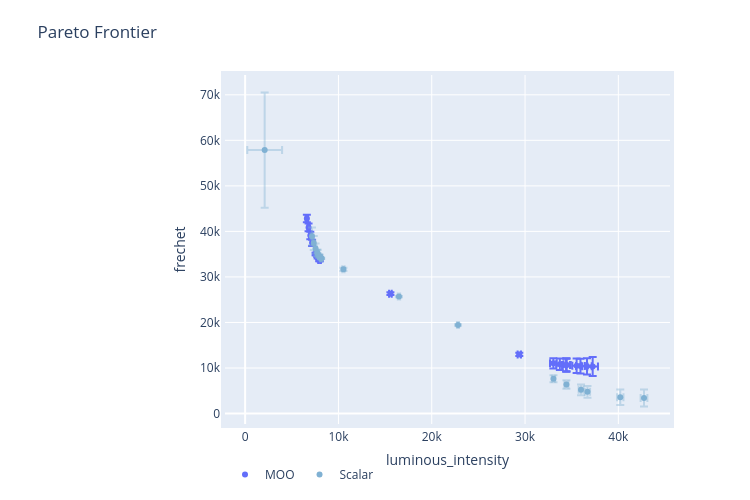

Source (notebook cell):
### Code cell
fig1 = plot_ax_client_sc_ax_client(ax_clients[1], sc_ax_clients[1])

### Figure 1 — Plotly figure (JSON) as saved in the notebook; plotly's stock layout.template omitted (floating-point values rounded to 4 significant figures)
{"data": [{"error_x": {"array": [567.4, 123.9, 179.6, 428.7, 131.6, 129.1, 128.0, 121.7, 130.0, 143.4, 458.6, 428.7, 428.7, 503.5, 473.9, 123.9, 359.6, 393.9, 120.9, 120.9], "color": "rgba(255, 0, 0)", "thickness": 2, "type": "data"}, "error_y": {"array": [2069.0, 294.6, 372.7, 1424.0, 822.4, 818.5, 685.3, 172.7, 870.0, 314.7, 1592.0, 1424.0, 1424.0, 1784.0, 1616.0, 294.6, 1121.0, 1268.0, 234.1, 234.1], "color": "rgba(255, 0, 0)", "thickness": 2, "type": "data"}, "hoverinfo": "text", "legendgroup": "MOO", "marker": {"color": "rgba(255, 0, 0)"}, "mode": "markers", "name": "MOO", "text": ["<b>Parameterization 0</b><br>luminous_intensity: 37248.248 [36680.836, 37815.661]<br>frechet: 10330.976 [8262.395, 12399.557]<br><br><em>Parameterization:</em><br>R: 3<br>G: 37<br>B: 55", "<b>Parameterization 1</b><br>luminous_intensity: 7567.805 [7443.902, 7691.707]<br>frechet: 35038.281 [34743.690, 35332.873]<br><br><em>Parameterization:</em><br>R: 0<br>G: 0<br>B: 40", "<b>Parameterization 2</b><br>luminous_intensity: 29383.311 [29203.707, 29562.916]<br>frechet: 12987.651 [12614.994, 13360.308]<br><br><em>Parameterization:</em><br>R: 0<br>G: 28<br>B: 53", "<b>Parameterization 3</b><br>luminous_intensity: 34427.093 [33998.359, 34855.828]<br>frechet: 10641.228 [9217.293, 12065.163]<br><br><em>Parameterization:</em><br>R: 0<br>G: 35<br>B: 54", "<b>Parameterization 4</b><br>luminous_intensity: 6615.214 [6483.567, 6746.862]<br>frechet: 42832.5 [42010.083, 43654.917]<br><br><em>Parameterization:</em><br>R: 0<br>G: 0<br>B: 35", "<b>Parameterization 5</b><br>luminous_intensity: 6983.372 [6854.239, 7112.505]<br>frechet: 39086.02 [38267.488, 39904.551]<br><br><em>Parameterization:</em><br>R: 0<br>G: 0<br>B: 37", "<b>Parameterization 6</b><br>luminous_intensity: 7174.16 [7046.131, 7302.190]<br>frechet: 37490.297 [36804.949, 38175.644]<br><br><em>Parameterization:</em><br>R: 0<br>G: 0<br>B: 38", "<b>Parameterization 7</b><br>luminous_intensity: 7770.145 [7648.444, 7891.846]<br>frechet: 34228.166 [34055.506, 34400.826]<br><br><em>Parameterization:</em><br>R: 0<br>G: 0<br>B: 41", "<b>Parameterization 8</b><br>luminous_intensity: 6796.966 [6666.974, 6926.957]<br>frechet: 40880.991 [40010.947, 41751.034]<br><br><em>Parameterization:</em><br>R: 0<br>G: 0<br>B: 36", "<b>Parameterization 9</b><br>luminous_intensity: 15568.303 [15424.882, 15711.724]<br>frechet: 26322.077 [26007.355, 26636.798]<br><br><em>Parameterization:</em><br>R: 0<br>G: 10<br>B: 46", "<b>Parameterization 10</b><br>luminous_intensity: 35527.74 [35069.146, 35986.334]<br>frechet: 10470.601 [8878.327, 12062.874]<br><br><em>Parameterization:</em><br>R: 1<br>G: 36<br>B: 54", "<b>Parameterization 11</b><br>luminous_intensity: 34427.093 [33998.359, 34855.828]<br>frechet: 10641.228 [9217.293, 12065.163]<br><br><em>Parameterization:</em><br>R: 0<br>G: 35<br>B: 54", "<b>Parameterization 12</b><br>luminous_intensity: 34427.093 [33998.359, 34855.828]<br>frechet: 10641.228 [9217.293, 12065.163]<br><br><em>Parameterization:</em><br>R: 0<br>G: 35<br>B: 54", "<b>Parameterization 13</b><br>luminous_intensity: 36638.978 [36135.490, 37142.467]<br>frechet: 10370.243 [8585.851, 12154.634]<br><br><em>Parameterization:</em><br>R: 2<br>G: 37<br>B: 54", "<b>Parameterization 14</b><br>luminous_intensity: 35937.535 [35463.655, 36411.415]<br>frechet: 10428.824 [8812.415, 12045.232]<br><br><em>Parameterization:</em><br>R: 2<br>G: 36<br>B: 54", "<b>Parameterization 15</b><br>luminous_intensity: 7567.805 [7443.902, 7691.707]<br>frechet: 35038.281 [34743.690, 35332.873]<br><br><em>Parameterization:</em><br>R: 0<br>G: 0<br>B: 40", "<b>Parameterization 16</b><br>luminous_intensity: 33034.448 [32674.843, 33394.053]<br>frechet: 11017.141 [9896.006, 12138.277]<br><br><em>Parameterization:</em><br>R: 0<br>G: 33<br>B: 54", "<b>Parameterization 17</b><br>luminous_intensity: 33730.337 [33336.467, 34124.207]<br>frechet: 10802.348 [9534.487, 12070.209]<br><br><em>Parameterization:</em><br>R: 0<br>G: 34<br>B: 54", "<b>Parameterization 18</b><br>luminous_intensity: 7975.842 [7854.972, 8096.712]<br>frechet: 33701.87 [33467.807, 33935.934]<br><br><em>Parameterization:</em><br>R: 0<br>G: 0<br>B: 42", "<b>Parameterization 19</b><br>luminous_intensity: 7975.842 [7854.972, 8096.712]<br>frechet: 33701.87 [33467.807, 33935.934]<br><br><em>Parameterization:</em><br>R: 0<br>G: 0<br>B: 42"], "type": "scatter", "x": [37250.0, 7568.0, 29380.0, 34430.0, 6615.0, 6983.0, 7174.0, 7770.0, 6797.0, 15570.0, 35530.0, 34430.0, 34430.0, 36640.0, 35940.0, 7568.0, 33030.0, 33730.0, 7976.0, 7976.0], "y": [10330.0, 35040.0, 12990.0, 10640.0, 42830.0, 39090.0, 37490.0, 34230.0, 40880.0, 26320.0, 10470.0, 10640.0, 10640.0, 10370.0, 10430.0, 35040.0, 11020.0, 10800.0, 33700.0, 33700.0]}, {"error_x": {"array": [339.9, 141.6, 112.7, 123.3, 112.7, 123.6, 128.1, 214.8, 254.9, 120.5, 361.8, 97.38, 175.5, 146.9, 1866.0, 278.5, 135.2, 128.1, 112.7, 120.5], "color": "rgba(128,177,211,0.4)", "thickness": 2, "type": "data"}, "error_y": {"array": [1702.0, 1538.0, 145.9, 145.3, 145.9, 358.6, 703.3, 942.6, 1170.0, 347.9, 1860.0, 161.0, 782.1, 1947.0, 12660.0, 1285.0, 1113.0, 703.3, 145.9, 347.9], "color": "rgba(128,177,211,0.4)", "thickness": 2, "type": "data"}, "hoverinfo": "text", "legendgroup": "Scalar", "marker": {"color": "rgba(128,177,211,1)"}, "mode": "markers", "name": "Scalar", "text": ["<b>Parameterization 0</b><br>luminous_intensity: 40206.317 [39866.409, 40546.225]<br>scalarized_objective: 45349.202 [43130.417, 47567.986]<br>frechet: 3591.691 [1889.207, 5294.174]<br><br><em>Parameterization:</em><br>R: 2<br>G: 42<br>B: 55", "<b>Parameterization 1</b><br>luminous_intensity: 7356.844 [7215.275, 7498.414]<br>scalarized_objective: 44241.372 [43040.377, 45442.367]<br>frechet: 37462.461 [35924.357, 39000.565]<br><br><em>Parameterization:</em><br>R: 0<br>G: 0<br>B: 39", "<b>Parameterization 2</b><br>luminous_intensity: 8137.602 [8024.902, 8250.302]<br>scalarized_objective: 42293.147 [42079.390, 42506.904]<br>frechet: 34093.168 [33947.224, 34239.113]<br><br><em>Parameterization:</em><br>R: 0<br>G: 0<br>B: 43", "<b>Parameterization 3</b><br>luminous_intensity: 16485.046 [16361.736, 16608.355]<br>scalarized_objective: 42212.246 [41999.715, 42424.777]<br>frechet: 25680.003 [25534.712, 25825.293]<br><br><em>Parameterization:</em><br>R: 0<br>G: 11<br>B: 47", "<b>Parameterization 4</b><br>luminous_intensity: 8137.602 [8024.902, 8250.302]<br>scalarized_objective: 42293.147 [42079.390, 42506.904]<br>frechet: 34093.168 [33947.224, 34239.113]<br><br><em>Parameterization:</em><br>R: 0<br>G: 0<br>B: 43", "<b>Parameterization 5</b><br>luminous_intensity: 10532.042 [10408.397, 10655.688]<br>scalarized_objective: 42094.747 [41743.901, 42445.592]<br>frechet: 31669.635 [31310.997, 32028.273]<br><br><em>Parameterization:</em><br>R: 0<br>G: 3<br>B: 45", "<b>Parameterization 6</b><br>luminous_intensity: 7746.169 [7618.051, 7874.288]<br>scalarized_objective: 42862.322 [42273.590, 43451.053]<br>frechet: 35264.236 [34560.919, 35967.553]<br><br><em>Parameterization:</em><br>R: 0<br>G: 0<br>B: 41", "<b>Parameterization 7</b><br>luminous_intensity: 34433.567 [34218.765, 34648.368]<br>scalarized_objective: 42033.902 [40822.542, 43245.262]<br>frechet: 6392.996 [5450.420, 7335.572]<br><br><em>Parameterization:</em><br>R: 0<br>G: 35<br>B: 54", "<b>Parameterization 8</b><br>luminous_intensity: 35998.778 [35743.889, 36253.668]<br>scalarized_objective: 42885.595 [41292.368, 44478.822]<br>frechet: 5204.301 [4034.565, 6374.037]<br><br><em>Parameterization:</em><br>R: 0<br>G: 37<br>B: 55", "<b>Parameterization 9</b><br>luminous_intensity: 7941.663 [7821.172, 8062.154]<br>scalarized_objective: 42483.582 [42136.334, 42830.829]<br>frechet: 34554.127 [34206.196, 34902.058]<br><br><em>Parameterization:</em><br>R: 0<br>G: 0<br>B: 42", "<b>Parameterization 10</b><br>luminous_intensity: 42748.844 [42387.071, 43110.617]<br>scalarized_objective: 47009.117 [44697.832, 49320.403]<br>frechet: 3392.092 [1532.543, 5251.641]<br><br><em>Parameterization:</em><br>R: 5<br>G: 44<br>B: 55", "<b>Parameterization 11</b><br>luminous_intensity: 22816.501 [22719.117, 22913.885]<br>scalarized_objective: 42274.444 [42068.648, 42480.241]<br>frechet: 19445.798 [19284.754, 19606.842]<br><br><em>Parameterization:</em><br>R: 0<br>G: 19<br>B: 51", "<b>Parameterization 12</b><br>luminous_intensity: 33046.639 [32871.189, 33222.090]<br>scalarized_objective: 41614.697 [40652.798, 42576.596]<br>frechet: 7651.411 [6869.310, 8433.513]<br><br><em>Parameterization:</em><br>R: 0<br>G: 33<br>B: 54", "<b>Parameterization 13</b><br>luminous_intensity: 7163.235 [7016.378, 7310.092]<br>scalarized_objective: 45245.86 [43731.215, 46760.505]<br>frechet: 38928.663 [36981.447, 40875.878]<br><br><em>Parameterization:</em><br>R: 0<br>G: 0<br>B: 38", "<b>Parameterization 14</b><br>luminous_intensity: 2092.878 [226.391, 3959.366]<br>scalarized_objective: 96496.07 [79131.073, 113861.067]<br>frechet: 57851.412 [45188.008, 70514.816]<br><br><em>Parameterization:</em><br>R: 0<br>G: 0<br>B: 0", "<b>Parameterization 15</b><br>luminous_intensity: 36688.757 [36410.210, 36967.303]<br>scalarized_objective: 43278.907 [41526.872, 45030.941]<br>frechet: 4776.424 [3491.159, 6061.690]<br><br><em>Parameterization:</em><br>R: 0<br>G: 38<br>B: 55", "<b>Parameterization 16</b><br>luminous_intensity: 7551.197 [7415.956, 7686.437]<br>scalarized_objective: 43446.154 [42561.990, 44330.318]<br>frechet: 36235.28 [35121.981, 37348.578]<br><br><em>Parameterization:</em><br>R: 0<br>G: 0<br>B: 40", "<b>Parameterization 17</b><br>luminous_intensity: 7746.169 [7618.051, 7874.288]<br>scalarized_objective: 42862.322 [42273.590, 43451.053]<br>frechet: 35264.236 [34560.919, 35967.553]<br><br><em>Parameterization:</em><br>R: 0<br>G: 0<br>B: 41", "<b>Parameterization 18</b><br>luminous_intensity: 8137.602 [8024.902, 8250.302]<br>scalarized_objective: 42293.147 [42079.390, 42506.904]<br>frechet: 34093.168 [33947.224, 34239.113]<br><br><em>Parameterization:</em><br>R: 0<br>G: 0<br>B: 43", "<b>Parameterization 19</b><br>luminous_intensity: 7941.663 [7821.172, 8062.154]<br>scalarized_objective: 42483.582 [42136.334, 42830.829]<br>frechet: 34554.127 [34206.196, 34902.058]<br><br><em>Parameterization:</em><br>R: 0<br>G: 0<br>B: 42"], "type": "scatter", "x": [40210.0, 7357.0, 8138.0, 16490.0, 8138.0, 10530.0, 7746.0, 34430.0, 36000.0, 7942.0, 42750.0, 22820.0, 33050.0, 7163.0, 2093.0, 36690.0, 7551.0, 7746.0, 8138.0, 7942.0], "y": [3592.0, 37460.0, 34090.0, 25680.0, 34090.0, 31670.0, 35260.0, 6393.0, 5204.0, 34550.0, 3392.0, 19450.0, 7651.0, 38930.0, 57850.0, 4776.0, 36240.0, 35260.0, 34090.0, 34550.0]}], "layout": {"height": 500, "hovermode": "closest", "legend": {"orientation": "h"}, "margin": {"b": 75, "l": 225, "pad": 4, "t": 75}, "title": {"text": "Pareto Frontier"}, "width": 750, "xaxis": {"ticksuffix": "", "title": {"text": "luminous_intensity"}, "zeroline": true}, "yaxis": {"ticksuffix": "", "title": {"text": "frechet"}, "zeroline": true}}}
